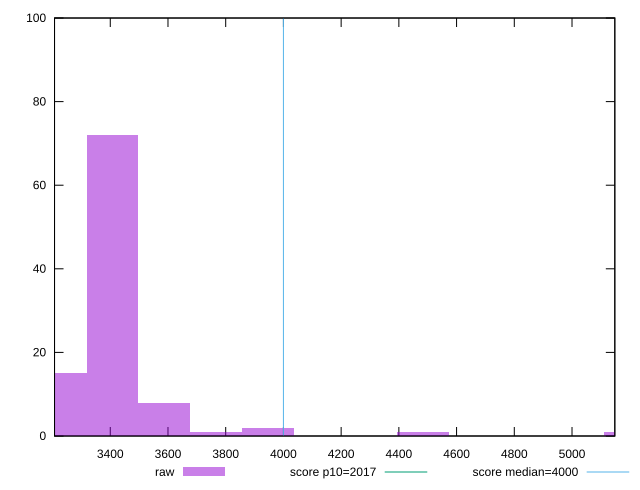

The gnuplot source for this figure:
reset

$raw <<EOF
3228.1626675596376 15
3407.505037979617 72
3766.189778819577 1
3586.847408399597 8
4483.559260499496 1
5200.928742179416 1
3945.532149239557 2
EOF

set key outside below
set boxwidth 179.34237041997986
set xrange [3206.8639999999987:5148.347999999988]
set yrange [0:100]
set trange [0:100]
set style fill transparent solid 0.5 noborder

set parametric
set terminal svg size 640, 490 enhanced background rgb 'white'
set output "reprap/mainthread-work-breakdown/samples/pages+cached+noexternal/raw/histogram.svg"

plot $raw title "raw" with boxes, \
     2017,t title "score p10=2017", \
     4000,t title "score median=4000"

reset
